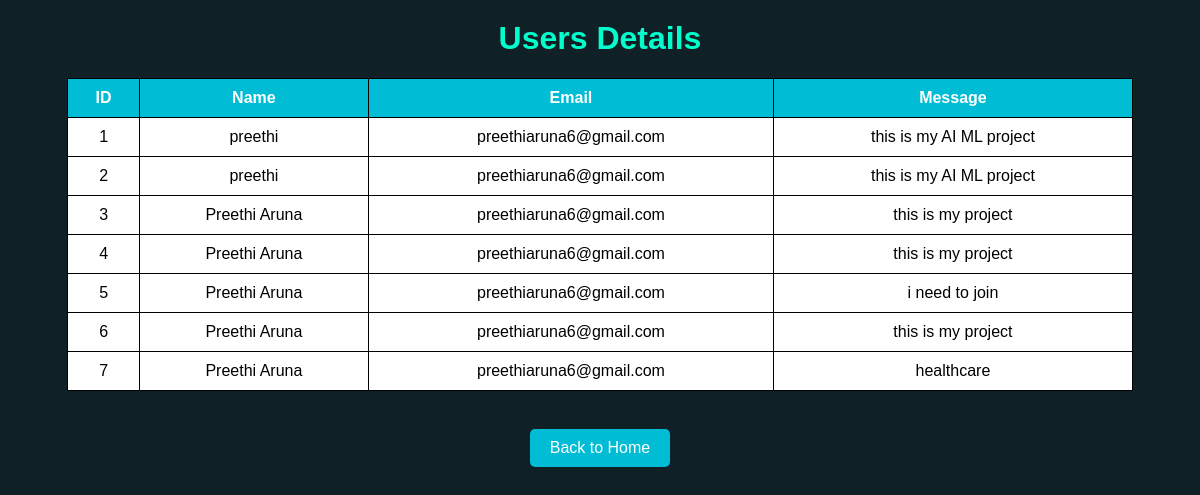
Screenshot of /users with the database file from the repository.
### tables this page shows
CREATE TABLE users(
id INTEGER PRIMARY KEY AUTOINCREMENT,
name TEXT,
email TEXT,
message TEXT
);

### app.py (the view)
@app.route("/users")
def users():
    conn = sqlite3.connect("database.db")
    cursor = conn.cursor()
    cursor.execute("SELECT * FROM users")
    data = cursor.fetchall()
    conn.close()
    return render_template("users.html", data=data)

### templates/users.html (shortened to what this page needs)
<!DOCTYPE html>
<html>
<head>
</head>
<body>
<h1>Users Details</h1>
<table>
<tr>
    <th>ID</th>
    <th>Name</th>
    <th>Email</th>
    <th>Message</th>
</tr>
{% for row in data %}
<tr>
    <td>{{ row[0] }}</td>
    <td>{{ row[1] }}</td>
    <td>{{ row[2] }}</td>
    <td>{{ row[3] }}</td>
</tr>
{% endfor %}
</table>
<br>
<a href="/">Back to Home</a>
</body>
</html>

### templates/users.html (style rules this page uses)
body { font-family: Arial, sans-serif; background:#0f2027; color:white; text-align:center; }
h1 { color:#00ffcc; margin-top:20px; }
table { margin:auto; border-collapse:collapse; width:90%; background:white; color:black; }
th,td { border:1px solid black; padding:10px; text-align:center; }
th { background:#00bcd4; color:white; }
a { display:inline-block; margin-top:20px; padding:10px 20px; background:#00bcd4; color:white; text-decoration:none; border-radius:5px; }

### rows the page displays
users: id "1", name "preethi", email "preethiaruna6@gmail.com", message "this is my AI ML project"
users: id "2", name "preethi", email "preethiaruna6@gmail.com", message "this is my AI ML project"
users: id "3", name "Preethi Aruna", email "preethiaruna6@gmail.com", message "this is my project"
users: id "4", name "Preethi Aruna", email "preethiaruna6@gmail.com", message "this is my project"
users: id "5", name "Preethi Aruna", email "preethiaruna6@gmail.com", message "i need to join"
users: id "6", name "Preethi Aruna", email "preethiaruna6@gmail.com", message "this is my project"
users: id "7", name "Preethi Aruna", email "preethiaruna6@gmail.com", message "healthcare"
